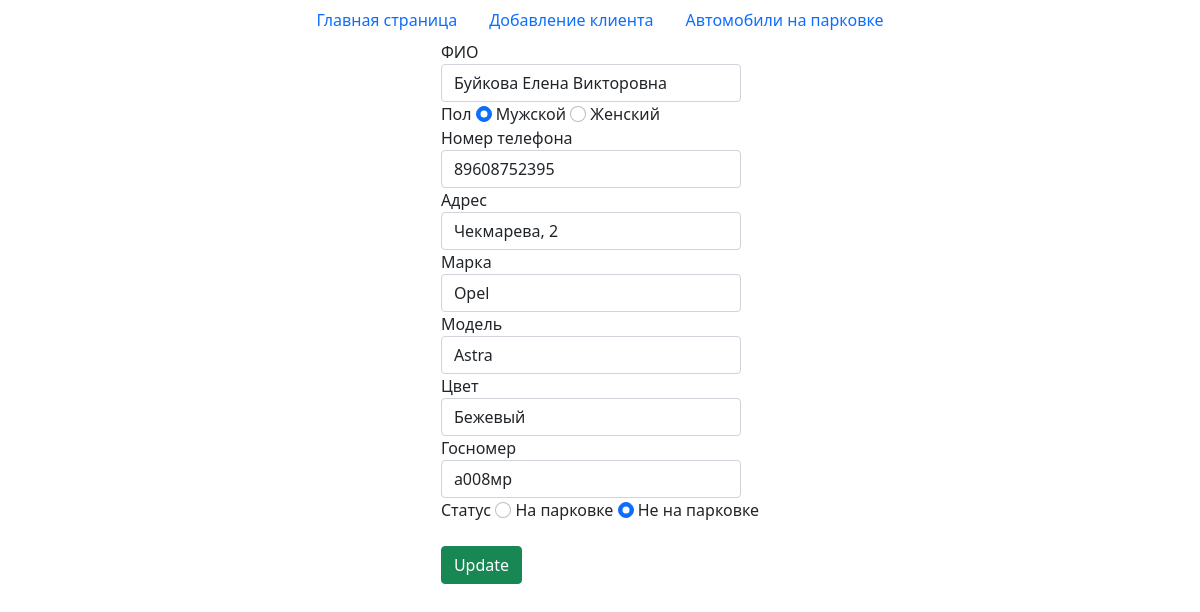
The app's page /edit.php?edit=6 with its own data.
### tables this page shows
CREATE TABLE `clients` (
  `id` int NOT NULL,
  `ФИО` varchar(100) NOT NULL,
  `Пол` char(1) NOT NULL DEFAULT 'М',
  `Телефон` varchar(12) NOT NULL DEFAULT '89608752390',
  `Адрес` varchar(100) NOT NULL DEFAULT 'Бакинская, 13',
  `Автомобиль` int DEFAULT NULL
);

CREATE TABLE `cars` (
  `id` int NOT NULL,
  `Марка` varchar(50) NOT NULL,
  `Модель` varchar(50) NOT NULL,
  `Цвет` varchar(50) NOT NULL,
  `Госномер` varchar(12) NOT NULL,
  `Статус` tinyint(1) NOT NULL DEFAULT '0'
);

### process.php (called while the page is built, shortened)
<?php
$mysqli = new mysqli('localhost', 'root', 'root', 'parking') or die(mysqli_error($mysqli));
if (isset($_GET['edit'])){
    $id = $_GET['edit'];
    $client = $mysqli->query("SELECT * FROM clients WHERE id=$id") or die($mysqli->error);
    if ($client!=NULL){
        $row = $client->fetch_array();
        $name = $row['ФИО'];
        $phone = $row['Телефон'];
        $address = $row['Адрес'];
        $carId = $row['Автомобиль'];
        $carArray = $mysqli->query("SELECT * FROM cars WHERE id=$carId") or die($mysqli->error);
        $car = $carArray->fetch_array();
        $mark = $car['Марка'];
        $model= $car['Модель'];
        $color = $car['Цвет'];
        $number = $car['Госномер'];
        $status = $car['Статус'];
        if (isset($status)){
            switch($status){
                case 0:
                    $statusFirstButton = '';
                    $statusSecondButton = 'checked';
                    break;
            }
        }
    }
}

### edit.php (the view, shortened to what this page needs)
<!DOCTYPE html>
<html>
<head>
    <link href="https://cdn.jsdelivr.net/npm/bootstrap@5.0.0-beta2/dist/css/bootstrap.min.css" rel="stylesheet"
>
</head>
<body>
    <?php require_once 'process.php'; ?>
    <nav class="nav justify-content-center">
        <a class="nav-link" href="index.php">Главная страница</a>
        <a class="nav-link" href="add.php">Добавление клиента</a>
        <a class="nav-link" href="parking.php">Автомобили на парковке</a>
    </nav>
    <div class="container">
        <div class="row">
            <div class="input-group justify-content-center">
                <form action="process.php" method="POST">
                    <div>
                    <label for="FIO">ФИО</label>
                        <input type="text" class="form-control" name="name" value="<?php echo $name; ?>"
                            placeholder="Иванов Иван Иванович" minlength=3>
                    </div>
                    <div>
                        <label for="sex">Пол</label>
                        <input class="form-check-input" type="radio" value="М" name="sex" checked> Мужской
                        <input class="form-check-input" type="radio" value="Ж" name="sex"> Женский
                    </div>
                    <div>
                        <label for="phone">Номер телефона</label>
                        <input type="phone" class="form-control" name="phone" value="<?php echo $phone; ?>"
                            placeholder="88005553535" required>
                    </div>
                    <div>
                        <label for="address">Адрес</label>
                        <input type="address" class="form-control" name="address" value="<?php echo $address; ?>"
                            placeholder="Суздальского, 54">
                    </div>
                    <div>
                        <label for="mark">Марка</label>
                        <input type="text" class="form-control" name="mark" value="<?php echo $mark; ?>"
                            placeholder="Honda" required>
                    </div>
                    <div>
                        <label for="model">Модель</label>
                        <input class="form-control" type="text" name="model" value="<?php echo $model; ?>"
                            placeholder="Pilot" required>
                    </div>
                    <div>
                        <label for="color">Цвет</label>
                        <input type="phone" class="form-control" name="color" value="<?php echo $color; ?>"
                            placeholder="Белый"required>
                    </div>
                    <div>
                        <label for="number">Госномер</label>
                        <input type="address" class="form-control" name="number" value="<?php echo $number; ?>"
                            placeholder="а001мр" required>
                    </div>
                    <div>
                        <label for="status">Статус</label>
                        <input class="form-check-input" type="radio" value="1" name="status" <?php echo $statusFirstButton ?> > На парковке
                        <input class="form-check-input" type="radio" value="0" name="status" <?php echo $statusSecondButton ?> > Не на парковке
                    </div>
                    <div>
                        <br>
                        <button type="submit" name="update" class="btn btn-success">Update</button>
                    </div>
                </form>
            </div>
        </div>
    </div>
</body>
</html>

### edit.php (style rules this page uses)
.form-control { width: 300px; }

### records on screen
clients: name "Буйкова Елена Викторовна", phone "89608752395", address "Чекмарева, 2"
cars: mark "Opel", model "Astra", color "Бежевый", number "а008мр"
